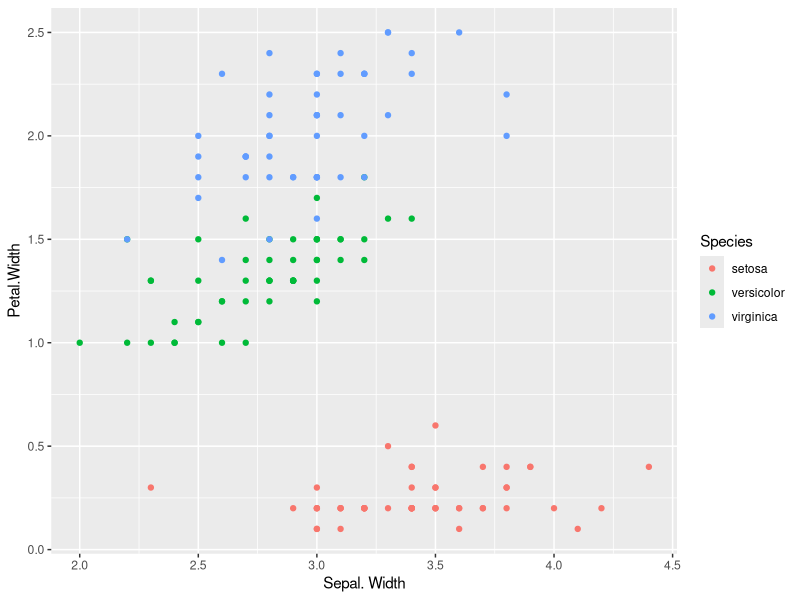
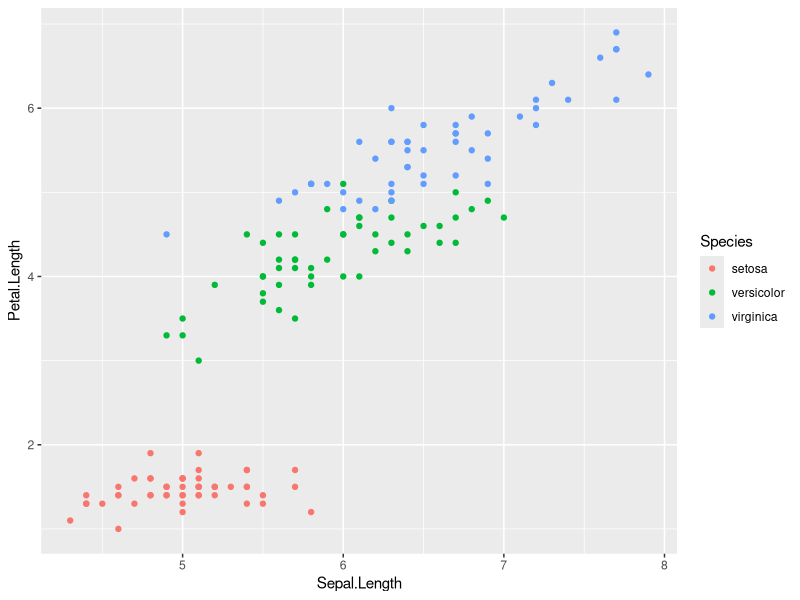
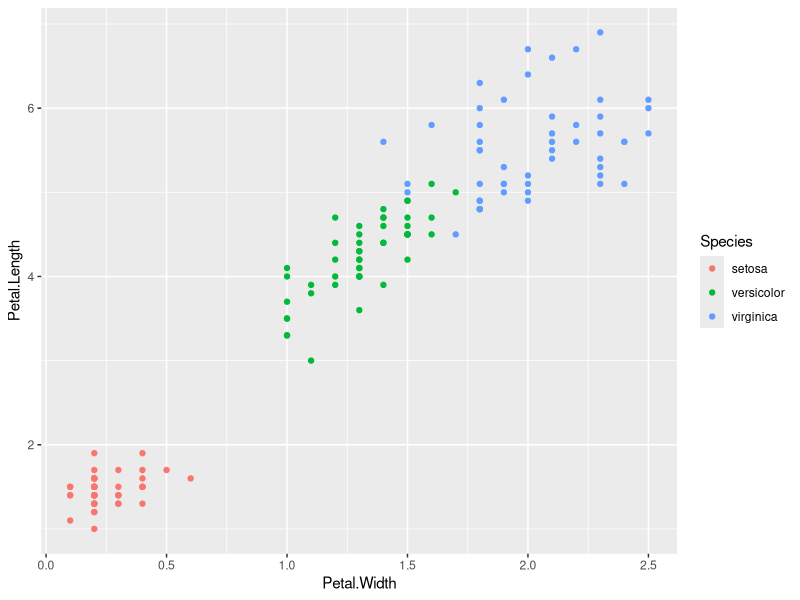
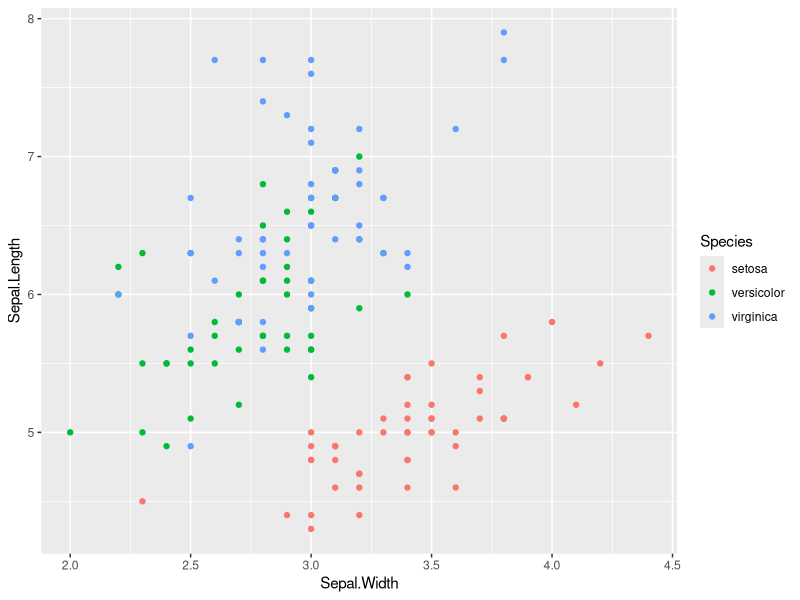
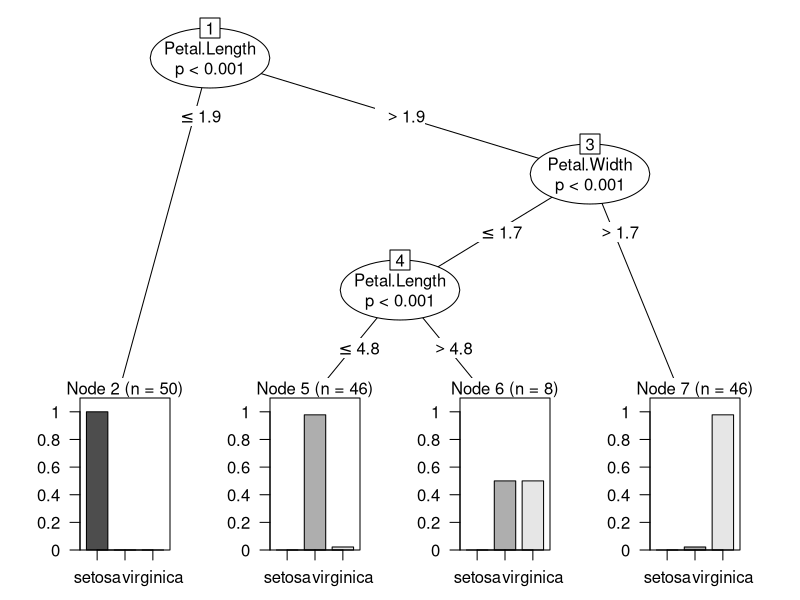
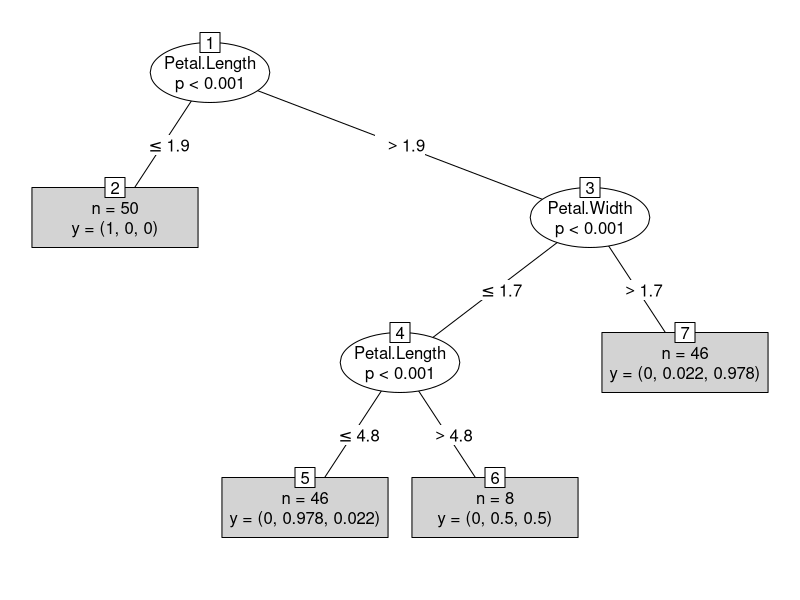

The R script that drew these images, in order:
## ---- chunk 1
#packages I used in this post
library(ggplot2)
library(rpart)
library(party)
library(vcdExtra)
## ---- chunk 2
str(iris)
dim(iris)
head(iris)
table(iris$Species)
## ---- chunk 3
#Petal.Width vs. Sepal.Width
ggplot(data = iris, aes(iris$Sepal.Width, iris$Petal.Width)) + geom_point(aes(color = Species)) + xlab("Sepal. Width") + ylab("Petal.Width")
## ---- chunk 4
#Petal.Length vs Sepal.Width
ggplot(data = iris, aes(iris$Sepal.Length, iris$Petal.Length)) + geom_point(aes(color = Species)) + xlab("Sepal.Length") + ylab("Petal.Length")
## ---- chunk 5
#Petal.Length vs. Petal.Width
ggplot(data = iris, aes(iris$Petal.Width, iris$Petal.Length)) + geom_point(aes(color = Species)) + xlab("Petal.Width") + ylab("Petal.Length")
## ---- chunk 6
#Sepal.Length vs. Sepal.Width
ggplot(data = iris, aes(iris$Sepal.Width, iris$Sepal.Length)) + geom_point(aes(color = Species)) + xlab("Sepal.Width") + ylab("Sepal.Length")
## ---- chunk 7
iris_ctree <- ctree(Species ~Sepal.Length + Sepal.Width + Petal.Length + Petal.Width, data = iris)
## ---- chunk 8
print(iris_ctree)
## ---- chunk 9
plot(iris_ctree)
## ---- chunk 10
plot(iris_ctree, type = "simple")
